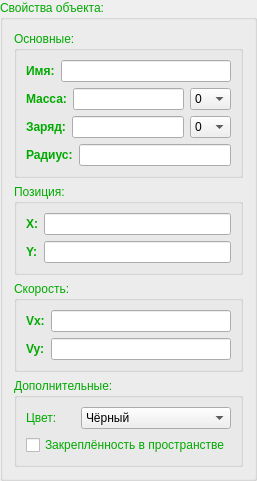
           <widget class="QGroupBox" name="Propertites_box">
            <property name="enabled">
             <bool>true</bool>
            </property>
            <property name="maximumSize">
             <size>
              <width>275</width>
              <height>16777215</height>
             </size>
            </property>
            <property name="palette">
             <palette>
              <active>
               <colorrole role="WindowText">
                <brush brushstyle="SolidPattern">
                 <color alpha="255">
                  <red>0</red>
                  <green>170</green>
                  <blue>0</blue>
                 </color>
                </brush>
               </colorrole>
              </active>
              <inactive>
               <colorrole role="WindowText">
                <brush brushstyle="SolidPattern">
                 <color alpha="255">
                  <red>0</red>
                  <green>170</green>
                  <blue>0</blue>
                 </color>
                </brush>
               </colorrole>
              </inactive>
              <disabled>
               <colorrole role="WindowText">
                <brush brushstyle="SolidPattern">
                 <color alpha="127">
                  <red>0</red>
                  <green>85</green>
                  <blue>0</blue>
                 </color>
                </brush>
               </colorrole>
              </disabled>
             </palette>
            </property>
            <property name="title">
             <string>Свойства объекта:</string>
            </property>
            <layout class="QVBoxLayout" name="verticalLayout_12">
             <item>
              <layout class="QVBoxLayout" name="verticalLayout_11">
               <item>
                <widget class="QGroupBox" name="groupBox_3">
                 <property name="palette">
                  <palette>
                   <active>
                    <colorrole role="WindowText">
                     <brush brushstyle="SolidPattern">
                      <color alpha="255">
                       <red>0</red>
                       <green>170</green>
                       <blue>0</blue>
                      </color>
                     </brush>
                    </colorrole>
                   </active>
                   <inactive>
                    <colorrole role="WindowText">
                     <brush brushstyle="SolidPattern">
                      <color alpha="255">
                       <red>0</red>
                       <green>170</green>
                       <blue>0</blue>
                      </color>
                     </brush>
                    </colorrole>
                   </inactive>
                   <disabled>
                    <colorrole role="WindowText">
                     <brush brushstyle="SolidPattern">
                      <color alpha="127">
                       <red>0</red>
                       <green>85</green>
                       <blue>0</blue>
                      </color>
                     </brush>
                    </colorrole>
                   </disabled>
                  </palette>
                 </property>
                 <property name="title">
                  <string>Основные:</string>
                 </property>
                 <layout class="QVBoxLayout" name="verticalLayout_3">
                  <item>
                   <layout class="QVBoxLayout" name="verticalLayout_2">
                    <item>
                     <layout class="QHBoxLayout" name="horizontalLayout_3">
                      <item>
                       <widget class="QLabel" name="label">
                        <property name="font">
                         <font>
                          <pointsize>9</pointsize>
                          <weight>75</weight>
                          <bold>true</bold>
                         </font>
                        </property>
                        <property name="text">
                         <string>Имя:</string>
                        </property>
                       </widget>
                      </item>
                      <item>
                       <widget class="QLineEdit" name="name_line"/>
                      </item>
                     </layout>
                    </item>
                    <item>
                     <layout class="QHBoxLayout" name="horizontalLayout_5">
                      <item>
                       <widget class="QLabel" name="label_3">
                        <property name="font">
                         <font>
                          <pointsize>9</pointsize>
                          <weight>75</weight>
                          <bold>true</bold>
                         </font>
                        </property>
                        <property name="text">
                         <string>Масса:</string>
                        </property>
                       </widget>
                      </item>
                      <item>
                       <widget class="QLineEdit" name="mass_line"/>
                      </item>
                      <item>
                       <widget class="QComboBox" name="mass_mnog">
                        <property name="currentIndex">
                         <number>8</number>
                        </property>
                        <item>
                         <property name="text">
                          <string>8</string>
                         </property>
                        </item>
                        <item>
                         <property name="text">
                          <string>7</string>
                         </property>
                        </item>
                        <item>
                         <property name="text">
                          <string>6</string>
                         </property>
                        </item>
                        <item>
                         <property name="text">
                          <string>5</string>
                         </property>
                        </item>
                        <item>
                         <property name="text">
                          <string>4</string>
                         </property>
                        </item>
                        <item>
                         <property name="text">
                          <string>3</string>
                         </property>
                        </item>
                        <item>
                         <property name="text">
                          <string>2</string>
                         </property>
                        </item>
                        <item>
                         <property name="text">
                          <string>1</string>
                         </property>
                        </item>
                        <item>
                         <property name="text">
                          <string>0</string>
                         </property>
                        </item>
                        <item>
                         <property name="text">
                          <string>-1</string>
                         </property>
                        </item>
                        <item>
                         <property name="text">
                          <string>-2</string>
                         </property>
                        </item>
                        <item>
                         <property name="text">
                          <string>-3</string>
                         </property>
                        </item>
                        <item>
                         <property name="text">
                          <string>-4</string>
                         </property>
                        </item>
                        <item>
                         <property name="text">
                          <string>-5</string>
                         </property>
                        </item>
                        <item>
                         <property name="text">
                          <string>-6</string>
                         </property>
                        </item>
                        <item>
                         <property name="text">
                          <string>-7</string>
                         </property>
                        </item>
                        <item>
                         <property name="text">
                          <string>-8</string>
                         </property>
                        </item>
                       </widget>
                      </item>
                     </layout>
                    </item>
                    <item>
                     <layout class="QHBoxLayout" name="horizontalLayout_6">
                      <item>
                       <widget class="QLabel" name="label_4">
                        <property name="font">
                         <font>
                          <pointsize>9</pointsize>
                          <weight>75</weight>
                          <bold>true</bold>
                         </font>
                        </property>
                        <property name="text">
                         <string>Заряд:</string>
                        </property>
                       </widget>
                      </item>
                      <item>
                       <widget class="QLineEdit" name="q_line"/>
                      </item>
                      <item>
                       <widget class="QComboBox" name="q_mnog">
                        <property name="currentIndex">
                         <number>8</number>
                        </property>
                        <item>
                         <property name="text">
                          <string>8</string>
                         </property>
                        </item>
                        <item>
                         <property name="text">
                          <string>7</string>
                         </property>
                        </item>
                        <item>
                         <property name="text">
                          <string>6</string>
                         </property>
                        </item>
                        <item>
                         <property name="text">
                          <string>5</string>
                         </property>
                        </item>
                        <item>
                         <property name="text">
                          <string>4</string>
                         </property>
                        </item>
                        <item>
                         <property name="text">
                          <string>3</string>
                         </property>
                        </item>
                        <item>
                         <property name="text">
                          <string>2</string>
                         </property>
                        </item>
                        <item>
                         <property name="text">
                          <string>1</string>
                         </property>
                        </item>
                        <item>
                         <property name="text">
                          <string>0</string>
                         </property>
                        </item>
                        <item>
                         <property name="text">
                          <string>-1</string>
                         </property>
                        </item>
                        <item>
                         <property name="text">
                          <string>-2</string>
                         </property>
                        </item>
                        <item>
                         <property name="text">
                          <string>-3</string>
                         </property>
                        </item>
                        <item>
                         <property name="text">
                          <string>-4</string>
                         </property>
                        </item>
                        <item>
                         <property name="text">
                          <string>-5</string>
                         </property>
                        </item>
                        <item>
                         <property name="text">
                          <string>-6</string>
                         </property>
                        </item>
                        <item>
                         <property name="text">
                          <string>-7</string>
                         </property>
                        </item>
                        <item>
                         <property name="text">
                          <string>-8</string>
                         </property>
                        </item>
                       </widget>
                      </item>
                     </layout>
                    </item>
                   </layout>
                  </item>
                  <item>
                   <layout class="QHBoxLayout" name="horizontalLayout_7">
                    <item>
                     <widget class="QLabel" name="label_5">
                      <property name="font">
                       <font>
                        <pointsize>9</pointsize>
                        <weight>75</weight>
                        <bold>true</bold>
                       </font>
                      </property>
                      <property name="text">
                       <string>Радиус:</string>
                      </property>
                     </widget>
                    </item>
                    <item>
                     <widget class="QLineEdit" name="rad_line"/>
                    </item>
                   </layout>
                  </item>
                 </layout>
                </widget>
               </item>
               <item>
                <widget class="QGroupBox" name="groupBox_4">
                 <property name="palette">
                  <palette>
                   <active>
                    <colorrole role="WindowText">
                     <brush brushstyle="SolidPattern">
                      <color alpha="255">
                       <red>0</red>
                       <green>170</green>
                       <blue>0</blue>
                      </color>
                     </brush>
                    </colorrole>
                   </active>
                   <inactive>
                    <colorrole role="WindowText">
                     <brush brushstyle="SolidPattern">
                      <color alpha="255">
                       <red>0</red>
                       <green>170</green>
                       <blue>0</blue>
                      </color>
                     </brush>
                    </colorrole>
                   </inactive>
                   <disabled>
                    <colorrole role="WindowText">
                     <brush brushstyle="SolidPattern">
                      <color alpha="127">
                       <red>0</red>
                       <green>85</green>
                       <blue>0</blue>
                      </color>
                     </brush>
                    </colorrole>
                   </disabled>
                  </palette>
                 </property>
                 <property name="title">
                  <string>Позиция:</string>
                 </property>
                 <layout class="QVBoxLayout" name="verticalLayout_7">
                  <item>
                   <layout class="QVBoxLayout" name="verticalLayout_6">
                    <item>
                     <layout class="QHBoxLayout" name="horizontalLayout_10">
                      <item>
                       <widget class="QLabel" name="label_8">
                        <property name="font">
                         <font>
                          <pointsize>9</pointsize>
                          <weight>75</weight>
                          <bold>true</bold>
                         </font>
                        </property>
                        <property name="text">
                         <string>X:</string>
                        </property>
                       </widget>
                      </item>
                      <item>
                       <widget class="QLineEdit" name="x_line"/>
                      </item>
                     </layout>
                    </item>
                    <item>
                     <layout class="QHBoxLayout" name="horizontalLayout_11">
                      <item>
                       <widget class="QLabel" name="label_9">
                        <property name="font">
                         <font>
                          <pointsize>9</pointsize>
                          <weight>75</weight>
                          <bold>true</bold>
                         </font>
                        </property>
                        <property name="text">
                         <string>Y:</string>
                        </property>
                       </widget>
                      </item>
                      <item>
                       <widget class="QLineEdit" name="y_line"/>
                      </item>
                     </layout>
                    </item>
                   </layout>
                  </item>
                 </layout>
                </widget>
               </item>
               <item>
                <widget class="QGroupBox" name="groupBox_5">
                 <property name="palette">
                  <palette>
                   <active>
                    <colorrole role="WindowText">
                     <brush brushstyle="SolidPattern">
                      <color alpha="255">
                       <red>0</red>
                       <green>170</green>
                       <blue>0</blue>
                      </color>
                     </brush>
                    </colorrole>
                   </active>
                   <inactive>
                    <colorrole role="WindowText">
                     <brush brushstyle="SolidPattern">
                      <color alpha="255">
                       <red>0</red>
                       <green>170</green>
                       <blue>0</blue>
                      </color>
                     </brush>
                    </colorrole>
                   </inactive>
                   <disabled>
                    <colorrole role="WindowText">
                     <brush brushstyle="SolidPattern">
                      <color alpha="127">
                       <red>0</red>
                       <green>85</green>
                       <blue>0</blue>
                      </color>
                     </brush>
                    </colorrole>
                   </disabled>
                  </palette>
                 </property>
                 <property name="title">
                  <string>Скорость:</string>
                 </property>
                 <layout class="QVBoxLayout" name="verticalLayout_8">
                  <item>
                   <layout class="QVBoxLayout" name="verticalLayout_9">
                    <item>
                     <layout class="QHBoxLayout" name="horizontalLayout_12">
                      <item>
                       <widget class="QLabel" name="label_10">
                        <property name="font">
                         <font>
                          <pointsize>9</pointsize>
                          <weight>75</weight>
                          <bold>true</bold>
                         </font>
                        </property>
                        <property name="text">
                         <string>Vx:</string>
                        </property>
                       </widget>
                      </item>
                      <item>
                       <widget class="QLineEdit" name="xs_line"/>
                      </item>
                     </layout>
                    </item>
                    <item>
                     <layout class="QHBoxLayout" name="horizontalLayout_13">
                      <item>
                       <widget class="QLabel" name="label_11">
                        <property name="font">
                         <font>
                          <pointsize>9</pointsize>
                          <weight>75</weight>
                          <bold>true</bold>
                         </font>
                        </property>
                        <property name="text">
                         <string>Vy:</string>
                        </property>
                       </widget>
                      </item>
                      <item>
                       <widget class="QLineEdit" name="ys_line"/>
                      </item>
                     </layout>
                    </item>
                   </layout>
                  </item>
                 </layout>
                </widget>
               </item>
               <item>
                <widget class="QGroupBox" name="groupBox_6">
                 <property name="enabled">
                  <bool>true</bool>
                 </property>
                 <property name="maximumSize">
                  <size>
                   <width>16777215</width>
                   <height>100</height>
                  </size>
                 </property>
                 <property name="palette">
                  <palette>
                   <active>
                    <colorrole role="WindowText">
                     <brush brushstyle="SolidPattern">
                      <color alpha="255">
                       <red>0</red>
                       <green>170</green>
                       <blue>0</blue>
                      </color>
                     </brush>
                    </colorrole>
                   </active>
                   <inactive>
                    <colorrole role="WindowText">
                     <brush brushstyle="SolidPattern">
                      <color alpha="255">
                       <red>0</red>
                       <green>170</green>
                       <blue>0</blue>
                      </color>
                     </brush>
                    </colorrole>
                   </inactive>
                   <disabled>
                    <colorrole role="WindowText">
                     <brush brushstyle="SolidPattern">
                      <color alpha="127">
                       <red>0</red>
                       <green>85</green>
                       <blue>0</blue>
                      </color>
                     </brush>
                    </colorrole>
                   </disabled>
                  </palette>
                 </property>
                 <property name="title">
                  <string>Дополнительные:</string>
                 </property>
                 <layout class="QVBoxLayout" name="verticalLayout_10">
                  <item>
                   <layout class="QHBoxLayout" name="horizontalLayout_15">
                    <item>
                     <widget class="QLabel" name="label_12">
                      <property name="text">
                       <string>Цвет:</string>
                      </property>
                     </widget>
                    </item>
                    <item>
                     <widget class="QComboBox" name="color_box">
                      <property name="minimumSize">
                       <size>
                        <width>150</width>
                        <height>0</height>
                       </size>
                      </property>
                      <item>
                       <property name="text">
                        <string>Чёрный</string>
                       </property>
                      </item>
                      <item>
                       <property name="text">
                        <string>Красный</string>
                       </property>
                      </item>
                      <item>
                       <property name="text">
                        <string>Зелёный</string>
                       </property>
                      </item>
                      <item>
                       <property name="text">
                        <string>Синий</string>
                       </property>
                      </item>
                      <item>
                       <property name="text">
                        <string>Жёлтый</string>
                       </property>
                      </item>
                     </widget>
                    </item>
                   </layout>
                  </item>
                  <item>
                   <widget class="QCheckBox" name="isMoveBox">
                    <property name="text">
                     <string>Закреплённость в пространстве</string>
                    </property>
                   </widget>
                  </item>
                 </layout>
                </widget>
               </item>
              </layout>
             </item>
            </layout>
           </widget>
